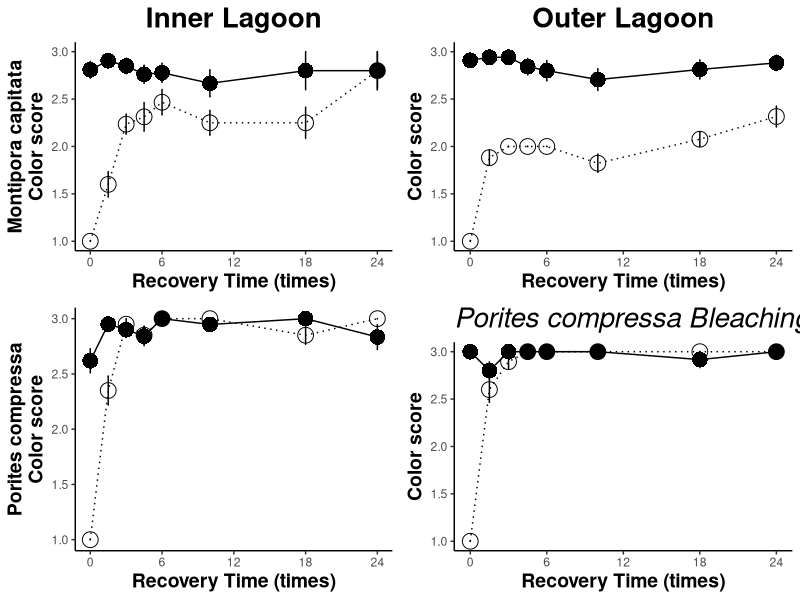
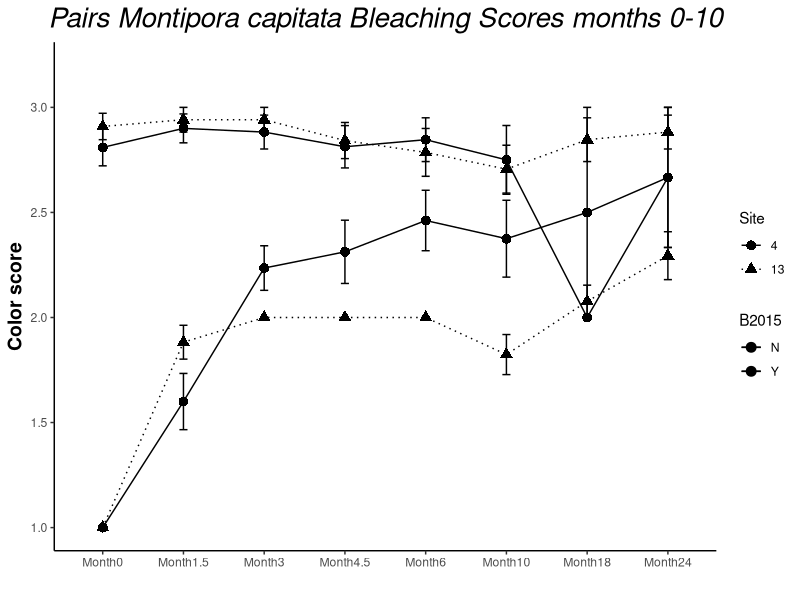
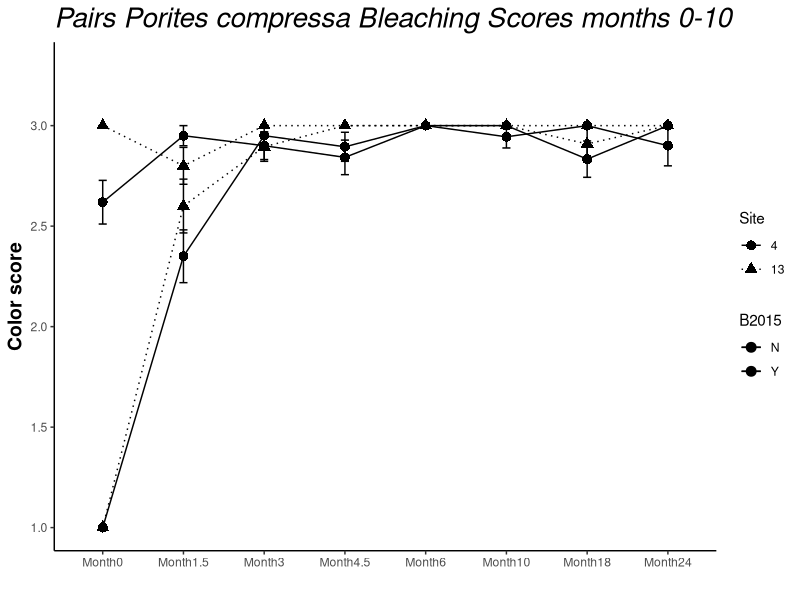

Write R code to recreate these figures, in order.
## ---- chunk 1
knitr::opts_chunk$set(echo = TRUE)
## ---- chunk 2
#Load in data and set up dfs: 
#Set up: load libraries

#rm(list=ls(all=TRUE)) 
library("reshape2") #reshape data
library("ggplot2") #plotting
library("reshape") #reshape data
library("plyr")  #splitting, applying, and combining data
library("dplyr")  #splitting, applying, and combining data
library("pscl")
library("plotrix") #plotting
library("gridExtra") #arrange plots for output
library("car") #levenes test
library("lsmeans")
library("multcomp") 
library("multcompView")
library(glmmTMB)
library(lme4)
library(lmerTest)
library(tidyverse)
## ---- chunk 3
#Bleaching df
bData<-read.csv("data/Bleaching_FINAL.csv") #read in bleaching df
bData$Site<-as.factor(bData$Site) #site as factor
bData$Pair<-as.factor(bData$Pair) #pair ID as factor

bALL<-bData
  #melt
  bALLData1<-melt(data = bALL, measure.vars = c("Month0","Month1.5","Month3","Month4.5", "Month6","Month10","Month18","Month24"))   
  colnames(bALLData1)[colnames(bALLData1)=="variable"] <- "month"   # change col name from 'variable' to 'month'
  colnames(bALLData1)[colnames(bALLData1)=="value"] <- "score"   # change col name from 'value' to 'score'
  bALLData1$group<-paste(bALLData1$Species, bALLData1$Site, bALLData1$B2015, bALLData1$month) # add column for groups for figures only

#Remove all NON PAIRED corals and all NAs
  bALLData<-na.omit(bALLData1) # remove the NA rows (this removes individuals and NAs from pairs with no score at particular timepoints (due to not finding the coral))
  
  #Change month into TIME numeric for plots
  bALLData$time[bALLData$month=="Month0"]<-0
  bALLData$time[bALLData$month=="Month1.5"]<-1.5
  bALLData$time[bALLData$month=="Month3"]<-3
  bALLData$time[bALLData$month=="Month4.5"]<-4.5
  bALLData$time[bALLData$month=="Month6"]<-6
  bALLData$time[bALLData$month=="Month10"]<-10
  bALLData$time[bALLData$month=="Month18"]<-18
  bALLData$time[bALLData$month=="Month19"]<-19
  bALLData$time[bALLData$month=="Month24"]<-24

#Subsets of df for Mcap and Pcomp
Mcap_df<-subset(bALLData, Species=="Montipora capitata")   #Mcap only
Pcomp_df<-subset(bALLData, Species=="Porites compressa")   #Pcomp only

#Mean bleaching scores full df
#calc average bleaching  score per grouping by time point
ballmeans <- ddply(bALLData, c("Site", "Species", "B2015", "time"), summarise, #
                   N    = length(score[!is.na(score)]), #calculate the length of the data frame, excluding NA’s *this part is important*
                   mean = mean(score, na.rm=TRUE), #calculate mean of response variable, removing NA's
                   sd   = sd(score, na.rm=TRUE), #calculate standard deviation
                   se   = sd / sqrt(N), #calculate standard error
                   max = max(score, na.rm=TRUE) #calculate max
)

ballmeans$code<-paste0(ballmeans$Site, ballmeans$B2015, ballmeans$Species)
ballmeans #display table
## ---- chunk 4
#subset for Mcap only 
Mcap024Allplot<-subset(ballmeans, Species=="Montipora capitata")     #subset Mcap
#subset by reef
#PR13 
Mcap024AllplotPR13<-subset(Mcap024Allplot, Site==13)
#PR4
Mcap024AllplotPR4<-subset(Mcap024Allplot, Site==4)
## ---- chunk 5
#*M. capitata* Outer Lagoon Plot

ballplotMcapPR13<-ggplot(data=Mcap024AllplotPR13, aes(x=time, y=mean, group = code, color=B2015)) + #color by bleaching hist. 
  geom_errorbar(aes(ymin=mean-se, ymax=mean+se),
                width=0.1,show.legend = FALSE)+
  geom_point(aes(shape=B2015),fill="black", size=5)+
  scale_shape_manual(values=c(16,1))+
  geom_line(aes(color=B2015,linetype=B2015))+       
  scale_linetype_manual(values=c("solid", "dotted"))+
  scale_color_manual(values=c("black","black"))+
    scale_x_continuous(breaks = seq(0, 24, by = 6))+
  ylab("Color score") +
    xlab("Recovery Time (times)") + #Label the X Axis
    ylim(1, 3) + #set Y limits
  theme_bw() + #Set the background color
  theme(axis.line = element_line(color = 'black'), #Set the axes color
        axis.title=element_text(size=14,face="bold"), #Set axis format
        panel.border = element_blank(), #Set the border
        panel.grid.major = element_blank(), #Set the major gridlines
        panel.grid.minor = element_blank(), #Set the minor gridlines
        plot.background =element_blank(), #Set the plot background
        legend.key = element_blank()) + #Set plot legend key
  ggtitle("Outer Lagoon")+
          theme(plot.title = element_text(size=20,face = "bold",hjust = 0.5))
McapOuter<-ballplotMcapPR13 + theme(legend.position = "none") #remove legend
## ---- chunk 6
#*M. capitata* Inner Lagoon Plot

ballplotMcapPR4<-ggplot(data=Mcap024AllplotPR4, aes(x=time, y=mean, group = code, color=B2015),show.legend = FALSE) + #color by bleaching hist. 
 geom_errorbar(aes(ymin=mean-se, ymax=mean+se),
                width=0.1,show.legend = FALSE)+
  geom_point(aes(shape=B2015),fill="mediumblue", size=5)+
  
  scale_shape_manual(values=c( 16,1))+
  
  geom_line(aes(color=B2015, linetype=B2015))+
  scale_linetype_manual(values=c("solid", "dotted"))+
  scale_color_manual(values=c("black","black"))+
    scale_x_continuous(breaks = seq(0, 24, by = 6))+
  ylab("Montipora capitata\nColor score") +
    xlab("Recovery Time (times)") + #Label the X Axis
    ylim(1, 3) + #set Y limits
  theme_bw() + #Set the background color
  theme(axis.line = element_line(color = 'black'), #Set the axes color
        axis.title=element_text(size=14,face="bold"), #Set axis format
        panel.border = element_blank(), #Set the border
        panel.grid.major = element_blank(), #Set the major gridlines
        panel.grid.minor = element_blank(), #Set the minor gridlines
        plot.background =element_blank(), #Set the plot background
        legend.key = element_blank()) + #Set plot legend key
  ggtitle("Inner Lagoon")+
          theme(plot.title = element_text(size=20,face = "bold", hjust = 0.5))
McapInner<-ballplotMcapPR4 + theme(legend.position = "none") #remove legend
## ---- chunk 7
#*Porites compressa*  df setup

Pcomp024Allplot<-subset(ballmeans, Species=="Porites compressa")
#subset by reef 
Pcomp024AllplotPR13<-subset(Pcomp024Allplot, Site==13)
Pcomp024AllplotPR4<-subset(Pcomp024Allplot, Site==4)
## ---- chunk 8
#*P. compress* Outer Lagoon Plot
b024plotPcompPR13<-ggplot(data=Pcomp024AllplotPR13, aes(x=time, y=mean, group = code, color=B2015)) + #color by bleaching hist. 
  geom_errorbar(aes(ymin=mean-se, ymax=mean+se),
                width=0.1,show.legend = FALSE)+
  geom_point(aes(shape=B2015),fill="mediumblue", size=5)+
  scale_shape_manual(values=c( 16,1))+
  geom_line(aes(color=B2015, linetype=B2015))+
  scale_linetype_manual(values=c("solid", "dotted"))+
  scale_color_manual(values=c("black","black"))+
    scale_x_continuous(breaks = seq(0, 24, by = 6))+
  ylab("Color score") +
    xlab("Recovery Time (times)") + #Label the X Axis
    ylim(1, 3) + #set Y limits
  theme_bw() + #Set the background color
  theme(axis.line = element_line(color = 'black'), #Set the axes color
        axis.title=element_text(size=14,face="bold"), #Set axis format
        panel.border = element_blank(), #Set the border
        panel.grid.major = element_blank(), #Set the major gridlines
        panel.grid.minor = element_blank(), #Set the minor gridlines
        plot.background =element_blank(), #Set the plot background
        legend.key = element_blank()) + #Set plot legend key
  ggtitle("Porites compressa Bleaching Scores times 0-24")+
          theme(plot.title = element_text(size=20,face = "italic"))

PcompOuter<-b024plotPcompPR13+ theme(legend.position = "none") #remove legend
## ---- chunk 9
#*P. compressa* Inner Lagoon
b024plotPcompPR4<-ggplot(data=Pcomp024AllplotPR4, aes(x=time, y=mean, group = code, color=B2015)) + #color by bleaching hist. 
  geom_errorbar(aes(ymin=mean-se, ymax=mean+se), 
                width=0.1,show.legend = FALSE)+
  geom_point(aes(shape=B2015),fill="mediumblue", size=5)+
  scale_shape_manual(values=c( 16,1))+
  geom_line(aes(color=B2015, linetype=B2015))+
  scale_linetype_manual(values=c("solid", "dotted"))+
  scale_color_manual(values=c("black","black"))+
    scale_x_continuous(breaks = seq(0, 24, by = 6))+
  ylab("Porites compressa\nColor score") +
    xlab("Recovery Time (times)") + #Label the X Axis
    ylim(1, 3) + #set Y limits
  theme_bw() + #Set the background color
  theme(axis.line = element_line(color = 'black'), #Set the axes color
        axis.title=element_text(size=14,face="bold"), #Set axis format
        panel.border = element_blank(), #Set the border
        panel.grid.major = element_blank(), #Set the major gridlines
        panel.grid.minor = element_blank(), #Set the minor gridlines
        plot.background =element_blank(), #Set the plot background
        legend.key = element_blank()) + #Set plot legend key
  #Sggtitle("Porites compressa Bleaching Scores times 0-24")+
          theme(plot.title = element_text(size=20,face = "italic"))
PcompInner<-b024plotPcompPR4+ theme(legend.position = "none") #remove legend
## ---- chunk 10
grid.arrange(McapInner, McapOuter, PcompInner,PcompOuter, nrow = 2)
## ---- chunk 11
#full model (all months)
Mcap_df_mod<-lmer(score~B2015*Site*month+(1|TagID), data=Mcap_df)
#summary(Mcap_df_mod)
anova(Mcap_df_mod, type=2) #pvals
## ---- chunk 12
 #posthoc
  emm<-emmeans(Mcap_df_mod,  ~ month)
  pairs(emm)
  
 emm<-emmeans(Mcap_df_mod,  ~ B2015*month)
  pairs(emm)
  cld(emm)
## ---- chunk 13
#pcomp full model
Pcomp_df_mod2<-lmer(score~B2015*Site*month+(1|TagID), data=Pcomp_df)
#summary(Pcomp_df_mod2)
anova(Pcomp_df_mod2, type=2) #pvals
## ---- chunk 14
  emm<-emmeans(Pcomp_df_mod2,  ~ B2015*Site*month)
  pairs(emm)
  emm<-emmeans(Pcomp_df_mod2,  ~ Site*month)
  pairs(emm)
  emm<-emmeans(Pcomp_df_mod2,  ~ B2015*month)
  pairs(emm)
  emm<-emmeans(Pcomp_df_mod2,  ~ B2015*month*Site)
  pairs(emm)
## ---- chunk 15
Mcap_0<-subset(Mcap_df, month=="Month0")
Mcap_1.5<-subset(Mcap_df, month=="Month1.5")
Mcap_3<-subset(Mcap_df, month=="Month3")
Mcap_4.5<-subset(Mcap_df, month=="Month4.5")
Mcap_6<-subset(Mcap_df, month=="Month6")
Mcap_10<-subset(Mcap_df, month=="Month10")
Mcap_18<-subset(Mcap_df, month=="Month18")
Mcap_24<-subset(Mcap_df, month=="Month24")
## ---- chunk 16
Month0_mcap0<-lm(score~Site*B2015, Mcap_0)
#summary(Month0_mcap0)
anova(Month0_mcap0)
## ---- chunk 17
Month1.5_mcap1.5<-lm(score~Site*B2015, Mcap_1.5)
#summary(Month1.5_mcap1.5)
anova(Month1.5_mcap1.5)
## ---- chunk 18
Month3_mcap3<-lm(score~Site*B2015, Mcap_3)
#summary(Month3_mcap3)
anova(Month3_mcap3)
## ---- chunk 19
emm<-emmeans(Month3_mcap3,  ~ B2015*Site)
  pairs(emm)
  cld(emm)
## ---- chunk 20
Month4.5_mcap4.5<-lm(score~Site*B2015, Mcap_4.5)
#summary(Month4.5_mcap4.5)
anova(Month4.5_mcap4.5)
## ---- chunk 21
 emm<-emmeans(Month4.5_mcap4.5,  ~ B2015*Site)
  pairs(emm)
## ---- chunk 22
Month6_mcap6<-lm(score~Site*B2015, Mcap_6)
#summary(Month6_mcap6)
anova(Month6_mcap6)
## ---- chunk 23
emm<-emmeans(Month6_mcap6,  ~ Site)
  pairs(emm)
  emm<-emmeans(Month6_mcap6,  ~ B2015*Site)
  pairs(emm)
## ---- chunk 24
Month10_mcap10<-lm(score~Site*B2015, Mcap_10)
#summary(Month10_mcap10)
anova(Month10_mcap10)
## ---- chunk 25
Month18_mcap18<-lm(score~Site*B2015, Mcap_18)
#summary(Month18_mcap18)
anova(Month18_mcap18)
## ---- chunk 26
Month24_mcap24t<-lm(score~Site*B2015, Mcap_24)
#summary(Month24_mcap24t)
anova(Month24_mcap24t)
## ---- chunk 27
Pcomp_0<-subset(Pcomp_df, month=="Month0")
Pcomp_1.5<-subset(Pcomp_df, month=="Month1.5")
Pcomp_3<-subset(Pcomp_df, month=="Month3")
Pcomp_4.5<-subset(Pcomp_df, month=="Month4.5")
Pcomp_6<-subset(Pcomp_df, month=="Month6")
Pcomp_10<-subset(Pcomp_df, month=="Month10")
Pcomp_18<-subset(Pcomp_df, month=="Month18")
Pcomp_24<-subset(Pcomp_df, month=="Month24")
## ---- chunk 28
Month0_Pcomp0<-lm(score~Site*B2015, Pcomp_0)
#summary(Month0_Pcomp0)
anova(Month0_Pcomp0)
## ---- chunk 29
Month1.5_Pcomp1.5<-lm(score~Site*B2015, Pcomp_1.5)
#summary(Month1.5_Pcomp1.5)
anova(Month1.5_Pcomp1.5)
## ---- chunk 30
 emm<-emmeans(Month1.5_Pcomp1.5,  ~ B2015)
  pairs(emm)
## ---- chunk 31
Month3_Pcomp3<-lm(score~Site*B2015, Pcomp_3)
#summary(Month3_Pcomp3)
anova(Month3_Pcomp3)
## ---- chunk 32
Month4.5_Pcomp4.5<-lm(score~Site*B2015, Pcomp_4.5)
#summary(Month4.5_Pcomp4.5)
anova(Month4.5_Pcomp4.5)
## ---- chunk 33
Month6_Pcomp6<-lm(score~Site*B2015,Pcomp_6)
#summary(Month6_Pcomp6)
anova(Month6_Pcomp6)
## ---- chunk 34
Month10_Pcomp10<-lm(score~Site*B2015, Pcomp_10)
#summary(Month10_Pcomp10)
anova(Month10_Pcomp10)
## ---- chunk 35
Month18_Pcomp18<-lm(score~Site*B2015,Pcomp_18)
#summary(Month18_Pcomp18)
anova(Month18_Pcomp18)
## ---- chunk 36
Month24_Pcomp24<-lm(score~Site*B2015,Pcomp_24)
#summary(Month24_Pcomp24)
anova(Month24_Pcomp24)
## ---- chunk 37
naData<-bALLData   #subset only pairs
pData<-bALLData   #dataset to work from (pull unwanted from)

# Identify which pairs have a partner not found by month:
# Subset Month0 (two colonies missing values, checked datasheet)
M0<-subset(naData, month=="Month0") # subset month 0

  # subset month 0
  M0a<-c("TagID","Pair","Species", "Site","B2015","month","score") # which columns to pull
  M0<-pData[M0a]
  M0<-subset(M0, month=="Month0")

# Subset Month1.5 
  M1.5<-subset(naData, month=="Month1.5") # subset month 1.5 
  # subset month 1.5
  M1.5a<-c("TagID","Pair","Species", "Site","B2015","month","score") # which columns to pull
  M1.5<-pData[M1.5a]
  M1.5<-subset(M1.5, month=="Month1.5")
  M1.5<-M1.5[!(M1.5$Pair=="113_114"),]
  
## Subset Month3
M3<-subset(naData, month=="Month3") # subset month 3
  M3a<-c("TagID","Pair","Species", "Site","B2015","month", "score")
  M3<-pData[M3a]
  M3<-subset(M3, month=="Month3")
  M3<-M3[!(M3$Pair=="7_8"),]
  M3<-M3[!(M3$Pair=="113_114"),]
  M3<-M3[!(M3$Pair=="255_256"),]
  M3<-M3[!(M3$Pair=="259_260"),]

## Subset Month 4.5
  M4.5<-subset(naData, month=="Month4.5") # subset month 3
  M4.5a<-c("TagID","Pair","Species", "Site","B2015","month", "score")
  M4.5<-pData[M4.5a]
  M4.5<-subset(M4.5, month=="Month4.5")
  M4.5<-na.omit(M4.5) # remove the NA colums
  M4.5<-M4.5[!(M4.5$Pair=="7_8"),]
  M4.5<-M4.5[!(M4.5$Pair=="113_114"),]
  M4.5<-M4.5[!(M4.5$Pair=="255_256"),]
  M4.5<-M4.5[!(M4.5$Pair=="259_260"),]
  M4.5<-M4.5[!(M4.5$Pair=="263_264"),]
  M4.5<-M4.5[!(M4.5$Pair=="267_268"),]
  M4.5<-M4.5[!(M4.5$Pair=="82_83"),]

# Subset month 6
  M6<-subset(naData, month=="Month6")
  M6a<-c("TagID","Pair","Species", "Site","B2015","month","score")
  M6<-pData[M6a]
  M6<-subset(M6, month=="Month6")
  M6<-M6[!(M6$Pair=="111_112"),] # remove the other partner
  M6<-M6[!(M6$Pair=="115_116"),]
  M6<-M6[!(M6$Pair=="119_120"),]
  M6<-M6[!(M6$Pair=="207_208"),]
  M6<-M6[!(M6$Pair=="255_256"),]
  M6<-M6[!(M6$Pair=="259_260"),]
  M6<-M6[!(M6$Pair=="263_264"),]
  M6<-M6[!(M6$Pair=="267_268"),]
  M6<-M6[!(M6$Pair=="263_264"),]
  
# Subset month 10
  M10<-subset(naData, month=="Month10")
  M10a<-c("TagID","Pair","Species", "Site","B2015","month","score")
  M10<-pData[M10a]
  M10<-subset(M10, month=="Month10")
  M10<-M10[!(M10$Pair=="253_254"),] # remove the other partner
  M10<-M10[!(M10$Pair=="259_260"),]
  M10<-M10[!(M10$Pair=="113_114"),]
  M10<-M10[!(M10$Pair=="161_262"),]
  M10<-M10[!(M10$Pair=="263_264"),]
  M10<-M10[!(M10$Pair=="267_268"),]
  M10<-M10[!(M10$Pair=="271_272"),]
  M10<-M10[!(M10$Pair=="273_274"),]
  M10<-M10[!(M10$Pair=="275_276"),]
  M10<-M10[!(M10$Pair=="277_278"),]
  M10<-M10[!(M10$Pair=="31_32"),]
  M10<-M10[!(M10$Pair=="261_262"),]
  
  # Subset month 18
  M18<-subset(naData, month=="Month18")
  M18a<-c("TagID","Pair","Species", "Site","B2015","month","score")
  M18<-pData[M18a]
  M18<-subset(M18, month=="Month18")
  M18<-M18[!(M18$Pair=="253_254"),] # remove the other partner
  M18<-M18[!(M18$Pair=="259_260"),]
  M18<-M18[!(M18$Pair=="161_262"),]
  M18<-M18[!(M18$Pair=="263_264"),]
  M18<-M18[!(M18$Pair=="267_268"),]
  M18<-M18[!(M18$Pair=="271_272"),]
  M18<-M18[!(M18$Pair=="273_274"),]
  M18<-M18[!(M18$Pair=="275_276"),]
  M18<-M18[!(M18$Pair=="277_278"),]
  M18<-M18[!(M18$Pair=="31_2"),]
  M18<-M18[!(M18$Pair=="115_116"),]
  M18<-M18[!(M18$Pair=="119_120"),]
  M18<-M18[!(M18$Pair=="261_262"),]
  M18<-M18[!(M18$Pair=="269_270"),]
  M18<-M18[!(M18$Pair=="101_102"),]
  M18<-M18[!(M18$Pair=="117_118"),]
  M18<-M18[!(M18$Pair=="265_266"),]
  M18<-M18[!(M18$Pair=="19_20"),]
  M18<-M18[!(M18$Pair=="205_206"),]
  M18<-M18[!(M18$Pair=="223_224"),]
  M18<-M18[!(M18$Pair=="39_40"),]
  
  # Subset month 24
  M24<-subset(naData, month=="Month24")
  M24a<-c("TagID","Pair","Species", "Site","B2015","month","score")
  M24<-pData[M24a]
  M24<-subset(M24, month=="Month24")
  M24<-M24[!(M24$Pair=="107_108"),] # remove the other partner
  M24<-M24[!(M24$Pair=="13_14"),]
  M24<-M24[!(M24$Pair=="223_224"),]
  M24<-M24[!(M24$Pair=="231_232"),]
  M24<-M24[!(M24$Pair=="261_262"),]
  M24<-M24[!(M24$Pair=="263_264"),]
  M24<-M24[!(M24$Pair=="265_266"),]
  M24<-M24[!(M24$Pair=="283_284"),]
  M24<-M24[!(M24$Pair=="289_290"),]
  M24<-M24[!(M24$Pair=="31_32"),]
  M24<-M24[!(M24$Pair=="33_34"),]
  M24<-M24[!(M24$Pair=="39_40"),]
  M24<-M24[!(M24$Pair=="76_77"),]
  M24<-M24[!(M24$Pair=="78_79"),]

#make dfs   
PairDat<-rbind(M0,M1.5,M3,M4.5,M6,M10,M18,M24)
 
#Mean bleaching scores across the entire project
#calc average bleaching score per grouping by time point
pairmeans <- ddply(PairDat, c("Site", "Species", "B2015", "month"), summarise, #
                   N    = length(score[!is.na(score)]), #calculate the length of the data frame, excluding NA’s *this part is important*
                   mean = mean(score, na.rm=TRUE), #calculate mean of response variable, removing NA's
                   sd   = sd(score, na.rm=TRUE), #calculate standard deviation
                   se   = sd / sqrt(N), #calculate standard error
                   max = max(score, na.rm=TRUE) #calculate max
)

pairmeans$code<-paste0(pairmeans$Site, pairmeans$B2015, pairmeans$Species)
## ---- chunk 38
#subset for Mcap only
McapPairplot<-subset(pairmeans, Species=="Montipora capitata")

PairplotMcapB<-ggplot(data=McapPairplot, aes(x=month, y=mean, group = code, color=B2015)) + #color by bleaching hist. 
  geom_errorbar(aes(ymin=mean-se, ymax=mean+se),
                width=0.1)+
  geom_point(aes(shape=Site), size=3)+
  geom_line(aes(color=B2015, linetype=Site))+
  scale_linetype_manual(values=c("solid", "dotted"))+
  scale_color_manual(values=c("black","black"))+
  ylab("Color score") +
    xlab("") + #Label the X Axis
    ylim(1, 3.2) + #set Y limits
  theme_bw() + #Set the background color
  theme(axis.line = element_line(color = 'black'), #Set the axes color
        axis.title=element_text(size=14,face="bold"), #Set axis format
        panel.border = element_blank(), #Set the border
        panel.grid.major = element_blank(), #Set the major gridlines
        panel.grid.minor = element_blank(), #Set the minor gridlines
        plot.background =element_blank(), #Set the plot background
        legend.key = element_blank()) + #Set plot legend key
  ggtitle("Pairs Montipora capitata Bleaching Scores months 0-10")+
          theme(plot.title = element_text(size=20,face = "italic",hjust = 0.5));PairplotMcapB
## ---- chunk 39
#subset for Pcomp only 
PcompPairplot<-subset(pairmeans, Species=="Porites compressa")

PairplotPcompB<-ggplot(data=PcompPairplot, aes(x=month, y=mean, group = code, color=B2015)) + #color by bleaching hist. 
  geom_errorbar(aes(ymin=mean-se, ymax=mean+se),
                width=0.1)+
  geom_point(aes(shape=Site), size=3)+
  geom_line(aes(color=B2015, linetype=Site))+
  scale_linetype_manual(values=c("solid", "dotted"))+
  scale_color_manual(values=c("black","black"))+
  ylab("Color score") +
    xlab("") + #Label the X Axis
    ylim(1, 3.3) + #set Y limits
  theme_bw() + #Set the background color
  theme(axis.line = element_line(color = 'black'), #Set the axes color
        axis.title=element_text(size=14,face="bold"), #Set axis format
        panel.border = element_blank(), #Set the border
        panel.grid.major = element_blank(), #Set the major gridlines
        panel.grid.minor = element_blank(), #Set the minor gridlines
        plot.background =element_blank(), #Set the plot background
        legend.key = element_blank()) + #Set plot legend key
  ggtitle("Pairs Porites compressa Bleaching Scores months 0-10")+
          theme(plot.title = element_text(size=20,face = "italic"));PairplotPcompB
## ---- chunk 40
#set up Pairs data
Mcappig<-subset(PairDat, Species =="Montipora capitata")            
#All lmer
MpigPair_all_mod1<-lmer(score~Site*B2015*month+(1|TagID)+(1|Pair), Mcappig)
#summary(MpigPair_all_mod1)
anova(MpigPair_all_mod1, type=2)
## ---- chunk 41
MpigPair0<-subset(Mcappig, month =="Month0")           
MpigPair0_mod1<-lm(score~Site*B2015, MpigPair0)
#summary(MpigPair0_mod1)
anova(MpigPair0_mod1)
## ---- chunk 42
MpigPair1.5<-subset(Mcappig, month =="Month1.5")
MpigPair1.5_mod1<-lm(score~Site*B2015, MpigPair1.5)
#summary(MpigPair1.5_mod1)
anova(MpigPair1.5_mod1)
## ---- chunk 43
MpigPair3<-subset(Mcappig, month =="Month3")
MpigPair3_mod1<-lm(score~Site*B2015, MpigPair3)
#summary(MpigPair3_mod1)
anova(MpigPair3_mod1)
## ---- chunk 44
MpigPair4.5<-subset(Mcappig, month =="Month4.5")
MpigPair4.5_mod1<-lm(score~Site*B2015, MpigPair4.5)
#summary(MpigPair4.5_mod1)
anova(MpigPair4.5_mod1)
## ---- chunk 45
MpigPair6<-subset(Mcappig, month =="Month6")
MpigPair6_mod1<-lm(score~Site*B2015, MpigPair6)
#summary(MpigPair6_mod1)
anova(MpigPair6_mod1)
## ---- chunk 46
MpigPair10<-subset(Mcappig, month =="Month10")
MpigPair10_mod1<-lm(score~Site*B2015, MpigPair10)
#summary(MpigPair10_mod1)
anova(MpigPair10_mod1)
## ---- chunk 47
MpigPair18<-subset(Mcappig, month =="Month18")
MpigPair18_mod1<-lm(score~Site*B2015, MpigPair18)
#summary(MpigPair18_mod1)
anova(MpigPair18_mod1)
## ---- chunk 48
MpigPair24<-subset(Mcappig, month =="Month24")
MpigPair24_mod1<-lm(score~Site*B2015, MpigPair24)
#summary(MpigPair24_mod1)
anova(MpigPair24_mod1)
## ---- chunk 49
Pcomppig<- subset(PairDat, Species == "Porites compressa") 

#All timepoints lmer
PpigPair_all_mod1<-lmer(score~Site*B2015*month+(1|TagID)+(1|Pair), Pcomppig)
#summary(PpigPair_all_mod1)
anova(PpigPair_all_mod1, type=2)
## ---- chunk 50
PpigPair0<-subset(Pcomppig, month =="Month0")            
PpigPair0_mod1<-lm(score~Site*B2015, PpigPair0)
#summary(PpigPair0_mod1)
anova(PpigPair0_mod1) 
## ---- chunk 51
PpigPair1.5<-subset(Pcomppig, month =="Month1.5")
PpigPair1.5_mod1<-lm(score~Site*B2015, PpigPair1.5)
#summary(PpigPair1.5_mod1)
anova(PpigPair1.5_mod1)
## ---- chunk 52
PpigPair3<-subset(Pcomppig, month =="Month3")
PpigPair3_mod1<-lm(score~Site*B2015, PpigPair3)
summary(PpigPair3_mod1)
anova(PpigPair3_mod1)
## ---- chunk 53
PpigPair4.5<-subset(Pcomppig, month =="Month4.5")
PpigPair4.5_mod1<-lm(score~Site*B2015, PpigPair4.5)
#summary(PpigPair4.5_mod1)
anova(PpigPair4.5_mod1)
## ---- chunk 54
PpigPair6<-subset(Pcomppig, month =="Month6")
PpigPair6_mod1<-lm(score~Site*B2015, PpigPair6)
#summary(PpigPair6_mod1)
anova(PpigPair6_mod1)
## ---- chunk 55
PpigPair10<-subset(Pcomppig, month =="Month10")
PpigPair10_mod1<-lm(score~Site*B2015, PpigPair10)
#summary(PpigPair10_mod1)
anova(PpigPair10_mod1)
## ---- chunk 56
PpigPair18<-subset(Pcomppig, month =="Month18")
PpigPair18_mod1<-lm(score~Site*B2015, PpigPair18)
#summary(PpigPair18_mod1)
anova(PpigPair18_mod1)
## ---- chunk 57
PpigPair24<-subset(Pcomppig, month =="Month24")
PpigPair24_mod1<-lm(score~Site*B2015, PpigPair24)
#summary(PpigPair24_mod1)
anova(PpigPair24_mod1)
